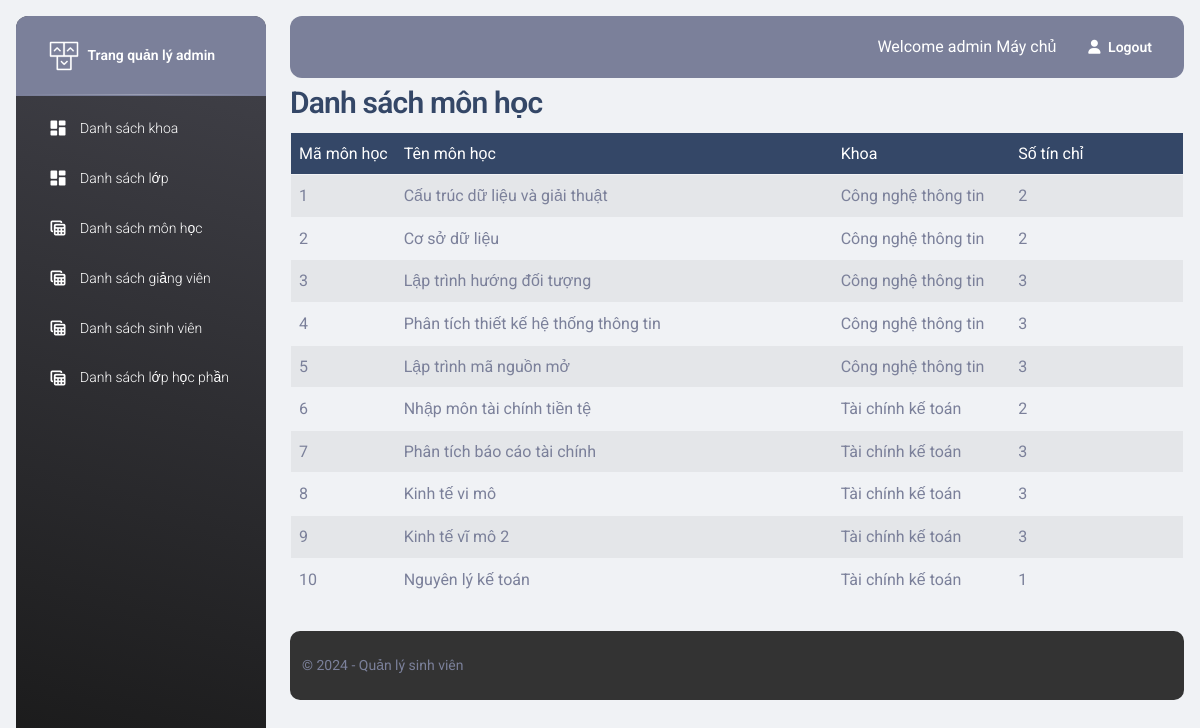
/qldiemsinhvien/admin/subject_index.php (signed in), run on the app's committed database.
### tables this page shows
CREATE TABLE `subject` (
  `subject_id` int(10) NOT NULL,
  `subject_name` varchar(255) NOT NULL,
  `major_id` int(10) NOT NULL,
  `credit` int(11) NOT NULL
);

CREATE TABLE `major` (
  `major_id` int(10) NOT NULL,
  `major_name` varchar(255) NOT NULL
);

### qldiemsinhvien/class/Db.php (called while the page is built, shortened)
<?php
class Db {
    public static $conn = null;
    function __construct()
    {
        Db::$conn = new PDO('mysql:host=' . HOST . '; dbname=' . DB, U, P);
        Db::$conn->query('set names utf8');
    }
    function selectQuery($sql, $params=[]) {
        $stm = Db::$conn->prepare($sql);
        $stm->execute($params);
        return $stm->fetchAll(PDO::FETCH_OBJ);
    }
}

### qldiemsinhvien/class/subject.php (called while the page is built, shortened)
<?php
class subject extends Db {
    function all() {
        $sql = "select * from subject, major where subject.major_id = major.major_id";
        return $this->selectQuery($sql);
    }
}

### qldiemsinhvien/admin/subject_index.php (the view, shortened to what this page needs)
<?php
$subject = new subject();
$data = $subject->all();
?>
<?php include '../admin/includes/header.php' ?>
<body class="g-sidenav-show  bg-gray-200">
<?php include '../admin/includes/aside.php' ?>
<main class="main-content position-relative max-height-vh-100 h-100 border-radius-lg ">
<?php include '../admin/includes/nav_top.php' ?>
<div class="container-fluid py-1 px-3">
    <h3>Danh sách môn học</h3>
    <table border="1" id="table" class="table table-striped">
        <thead class="table-dark">
            <tr>
                <td style="width: 10%">Mã môn học</td>
                <td style="width: 50%">Tên môn học</td>
                <td style="width: 20%">Khoa</td>
                <td style="width: 20%">Số tín chỉ</td>
            </tr>
        </thead>
        <tbody>
            <?php
            foreach($data as $item) {
                ?>
                <tr>
                    <td><?php echo $item->subject_id ?></td>
                    <td><?php echo $item->subject_name ?></td>
                    <td><?php echo $item->major_name ?></td>
                    <td><?php echo $item->credit ?></td>
                </tr>
                <?php
            }
            ?>
        </tbody>
    </table>
</div>
<?php include '../admin/includes/footer.php' ?>

### qldiemsinhvien/admin/includes/header.php (style rules this page uses)
body { display: flex; flex-direction: column; min-height: 100vh; margin: 0; }
main { flex: 1; }

### data on the page
subject: subject_id "1", subject_name "Cấu trúc dữ liệu và giải thuật", major.major_name "Công nghệ thông tin", credit "2"
subject: subject_id "2", subject_name "Cơ sở dữ liệu", major.major_name "Công nghệ thông tin", credit "2"
subject: subject_id "3", subject_name "Lập trình hướng đối tượng", major.major_name "Công nghệ thông tin", credit "3"
subject: subject_id "4", subject_name "Phân tích thiết kế hệ thống thông tin", major.major_name "Công nghệ thông tin", credit "3"
subject: subject_id "5", subject_name "Lập trình mã nguồn mở", major.major_name "Công nghệ thông tin", credit "3"
subject: subject_id "6", subject_name "Nhập môn tài chính tiền tệ", major.major_name "Tài chính kế toán", credit "2"
subject: subject_id "7", subject_name "Phân tích báo cáo tài chính", major.major_name "Tài chính kế toán", credit "3"
subject: subject_id "8", subject_name "Kinh tế vi mô", major.major_name "Tài chính kế toán", credit "3"
subject: subject_id "9", subject_name "Kinh tế vĩ mô 2", major.major_name "Tài chính kế toán", credit "3"
subject: subject_id "10", subject_name "Nguyên lý kế toán", major.major_name "Tài chính kế toán", credit "1"

### other printed values
$_SESSION['login'][2] "Máy chủ"
